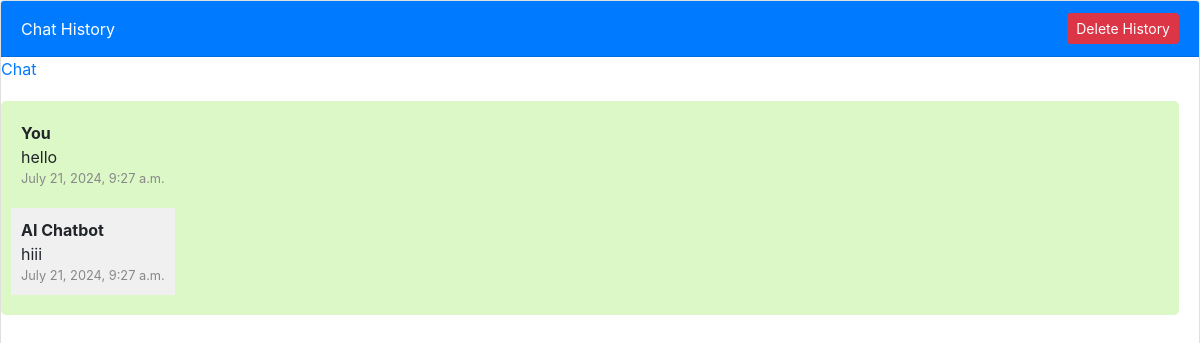
The page /chat-history/ (signed in) on the database its author committed.
### app/models.py (models this page shows)
class Chat(models.Model):
    user = models.ForeignKey(User, on_delete=models.CASCADE)
    message = models.TextField()
    response = models.TextField()
    created_at = models.DateTimeField(auto_now_add=True)
    class Meta:
        ordering = ['created_at']

### app/views.py (the view)
# urls.py: path('chat-history/', views.chat_history, name='chat_history'),
@login_required
def chat_history(request):
    chats = Chat.objects.filter(user=request.user)
    return render(request, 'chathistory.html', {'chats': chats})

### app/templates/chathistory.html (shortened to what this page needs)
{% extends 'base.html' %}
{% block content %}
<div class="history-container">
  <div class="card flex-grow-1">
    <div class="card-header bg-primary text-white navbarr">
      <span>Chat History</span>
      <form method="POST" action="{% url 'delete_history' %}" style="margin: 0;" id="delete-form">
        <button type="submit" class="btn btn-danger btn-sm" id="delete-button">Delete History</button>
      </form>
    </div>
    <a class="" href="{% url 'chatbot' %}">Chat</a>
    <div class="card-body messages-list">
      <ul class="list-unstyled">
        {% for chat in chats %}
        {% if chat.user == request.user %}
        <li class="message-box sent">
          <div class="message">
            <div class="message-text">
              <div class="message-sender">
                <b>You</b>
              </div>
              <div class="message-content">
                {{ chat.message }}
              </div>
              <div class="timestamp">
                {{ chat.created_at|date:"F j, Y, g:i a" }}
              </div>
            </div>
          </div>
          {% if chat.response %}
          <div class="message received">
            <div class="message-text">
              <div class="message-sender">
                <b>AI Chatbot</b>
              </div>
              <div class="message-content">
                {{ chat.response }}
              </div>
              <div class="timestamp">
                {{ chat.created_at|date:"F j, Y, g:i a" }}
              </div>
            </div>
          </div>
          {% endif %}
        </li>
        {% endif %}
        {% endfor %}
      </ul>
    </div>
  </div>
</div>
{% endblock %}

### app/templates/chathistory.html (style rules this page uses)
body, html { height: 100%; margin: 0; }
.history-container { height: 100%; display: flex; flex-direction: column; }
.messages-list { padding-left: 0; overflow-y: auto; flex: 1; }
.message-box { margin-bottom: 15px; list-style: none; padding: 10px; border-radius: 5px; display: flex; flex-direction: column; }
.message { margin-bottom: 10px; }
.message-text { padding: 10px; border-radius: 5px; }
.sent { background-color: #dcf8c6; align-self: flex-end; }
.received { background-color: #f1f0f0; align-self: flex-start; }
.navbarr { display: flex; justify-content: space-between; align-items: center; }
.timestamp { font-size: 0.8em; color: #888; }

### rows shown on the page
Chat: message "hello", created_at "July 21, 2024, 9:27 a.m.", response "hiii"
